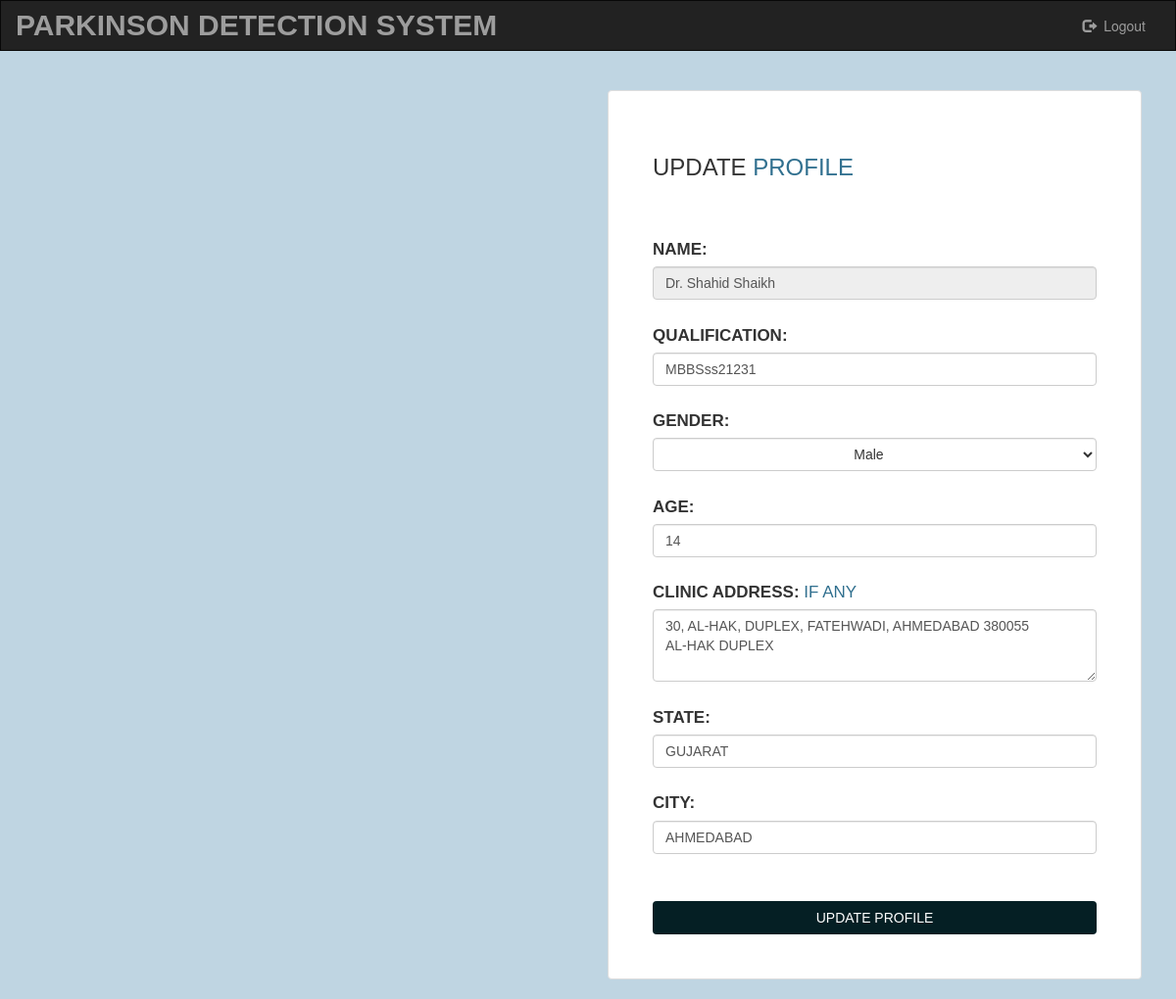
The app's page /account/doctor-account (signed in) with its own data.
### account/models.py (models this page shows, shortened)
class DoctorProfileModel(models.Model):
    user = models.OneToOneField(User, on_delete=models.CASCADE)
    name = models.CharField(max_length=100, error_messages={'required': 'Please Enter your name'}, default='Dr. ')
    age = models.IntegerField(blank=True, default=0)
    gender = models.CharField(max_length=10, default='Male')
    qualification = models.CharField(max_length=150, default='')
    clinic_address = models.TextField(max_length=300, default='', help_text='If Any', blank=True, null=True)
    state = models.CharField(max_length=20, default='')
    city = models.CharField(max_length=20, default='')

### account/views.py (the view)
# urls.py: path('doctor-account', views.doctor_account_index, name='doctor_account_index'),
def doctor_account_index(request):
    print('doctor_account_index')
    if request.method == 'POST':
        print('------ a doctor')
        profile = DoctorProfileModel.objects.get(user=request.user)
        is_user = True
        if request.method == 'POST':
            print('-------- in doc POST')
            form_profile = DoctorEditProfileForm(request.POST, instance=request.user)
            if form_profile.is_valid():
                print(f'-------- in doc post form valid \n-------- {form_profile.data}')
                print(f'-------- in doc post old age -------- {profile.age}')
                profile.age = form_profile.cleaned_data['age']
                profile.qualification = form_profile.cleaned_data['qualification']
                profile.clinic_address = form_profile.cleaned_data['clinic_address']
                profile.state = form_profile.cleaned_data['state']
                profile.city = form_profile.cleaned_data['city']
                profile.gender = form_profile.cleaned_data['gender']
                profile.save()
                print(f'-------- in doc post new age -------- {profile.age}')
                print(f'-------- in doc post id \n-------- {profile.id}')
                context = {
                    'form': form_profile,
                    'is_user': is_user
                }
                print('account render')
                return render(request, 'account/index.html', context)
    else:
        profile = DoctorProfileModel.objects.get(user=request.user)
        if profile:
            is_user = True
            form_profile = DoctorEditProfileForm(initial={
                'name': profile.name,
                'qualification': profile.qualification,
                'gender': profile.gender,
                'age': profile.age,
                'clinic_address': profile.clinic_address,
                'state': profile.state,
                'city': profile.city,
            })
            context = {
                'form': form_profile,
                'is_user': is_user
            }
            return render(request, 'account/index.html', context)# login page

### account/forms.py
class DoctorEditProfileForm(forms.ModelForm):
    gender_choices = [
        ('Male', 'Male'),
        ('Female', 'Female'),
    ]
    gender = forms.ChoiceField(choices=gender_choices, required=False,
                               widget=forms.Select(
                                   attrs={'class': 'form-inline form-control btn btn-default dropdown-toggle'}))
    class Meta:
        model = DoctorProfileModel
        fields = ['name', 'qualification', 'gender', 'age', 'clinic_address', 'state', 'city']
        widgets = {
            'name': forms.TextInput(attrs={'class': 'form-control', 'readonly': ''}),
            'qualification': forms.TextInput(attrs={'class': 'form-control'}),
            'clinic_address': forms.Textarea(attrs={'class': "form-control", '!required': '',
                                                    'rows': '3'}),
            'age': forms.NumberInput(attrs={'class': 'form-control'}),
            'state': forms.TextInput(attrs={'class': 'form-control'}),
            'city': forms.TextInput(attrs={'class': 'form-control'}),
        }

### account/templates/account/index.html (shortened to what this page needs)
<!DOCTYPE html>
<html lang="en">
<head>
  {% load static %}
  <link rel="stylesheet" href="https://maxcdn.bootstrapcdn.com/bootstrap/3.3.6/css/bootstrap.min.css">
  <link rel="stylesheet" type="text/css" href="{% static 'account/style.css' %}"/>
</head>
<body>
<nav class="navbar navbar-inverse">
  <div class="container-fluid">
    <div class="navbar-header">
      <a class="navbar-brand" href="{% url 'index' %}">Parkinson Detection System</a>
    </div>
    <div class="collapse navbar-collapse" id="topNavBar">
      <ul class="nav navbar-nav navbar-right">
        <li>
          {% if is_user %}
            <a href="{% url 'account:logout_user' %}">
              <span class="glyphicon glyphicon-log-out" aria-hidden="true"></span>&nbsp; Logout
            </a>
          {% endif %}
        </li>
      </ul>
    </div>
  </div>
</nav>
<div class="container">
  <div class="row custom-margin">
    <div class="col-md-6">
    </div>
    <div class="col-md-6">
      <div class="row justify-content-md-center align-items-md-center ">
        {% if is_user %}
        <div id="register" class="thumbnail col justify-content-md-center ">
          <form action="{% url 'account:doctor_account_index' %}" method="POST">
          <h3>Update <span class="text-info">Profile</span></h3><br>
            <div class="row">
            <div class="col-md-12">
              {% for field in form %}
                <div class="col-sm-offset-2 col-sm-10">
                  <br>
                </div>
                {{ field.label_tag }}&nbsp;<span class="text-info">{{ field.help_text }}</span><br>
                {{ field }}
              {% endfor %}
            </div>
          </div>
          <br>
          <br>
          <div class="justify-content-md-center" align="center">
            <input class="btn btn-custom btn-md btn-block" type="submit" value="Update Profile">
          </div>
          </form>
        </div>
      {% endif %}
      </div>
    </div>
  </div>
</body>
</html>

### account/static/account/style.css (style rules this page uses)
body { background-size: cover; background-repeat: no-repeat; background-color: #BFD5E2; }
.navbar { border-radius: 0; }
.navbar-brand { font-family: 'Verdana', sans-serif; text-transform: uppercase; font-weight: bold; font-size: 30px; }
#register.thumbnail { z-index: 10; margin-left: 2rem; margin-right: 2rem; padding: 4.5rem; font-family: 'Verdana', sans-serif; text-transform: uppercase; font-size: 17px; }
.custom-margin { margin-top: 2rem; }
.btn-custom { background-color: #051F24; color: white; text-transform: uppercase; }

### records on screen
DoctorProfileModel: form "Dr. Shahid Shaikh" "MBBSss21231" "Male" "14" "30, AL-HAK, DUPLEX, FATEHWADI, AHMEDABAD 380055 AL-HAK DUPLEX" "GUJARAT" "AHMEDABAD"

### other values on screen
{{ field.label_tag }} "NAME:" "QUALIFICATION:" "GENDER:" "AGE:" "CLINIC ADDRESS:" "STATE:" "CITY:"
{{ field.help_text }} "IF ANY"
